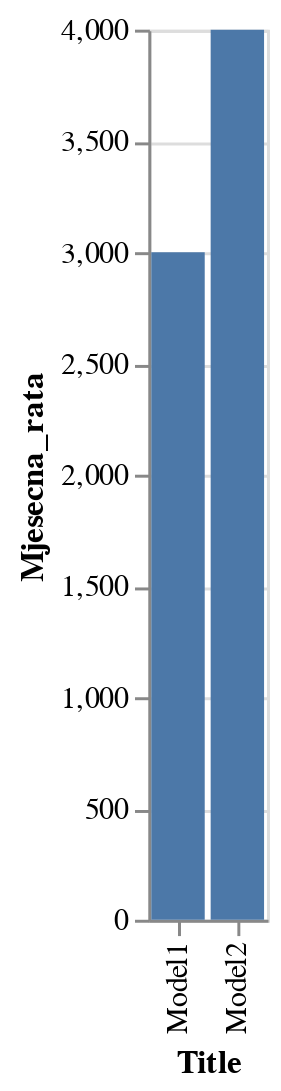

Notebook source saved alongside this figure:
### Code cell
alt.Chart(df).mark_bar().encode(
    x='Title',
    y='Mjesecna_rata',
    tooltip=["Title"]
)

### Figure 1 — Vega-Lite specification as saved in the notebook (floating-point values rounded to 4 significant figures)
{"config": {"view": {"continuousWidth": 400, "continuousHeight": 300}}, "data": {"name": "data-58893b8d1338cc503f8e902ffe58ff18"}, "mark": "bar", "encoding": {"tooltip": [{"type": "nominal", "field": "Title"}], "x": {"type": "nominal", "field": "Title"}, "y": {"type": "quantitative", "field": "Mjesecna_rata"}}, "$schema": "https://vega.github.io/schema/vega-lite/v4.8.1.json", "datasets": {"data-58893b8d1338cc503f8e902ffe58ff18": [{"Title": "Model1", "Mjesecna_rata": 3000, "Ukupno_placeno": 100000}, {"Title": "Model2", "Mjesecna_rata": 4000, "Ukupno_placeno": 120000}]}}
